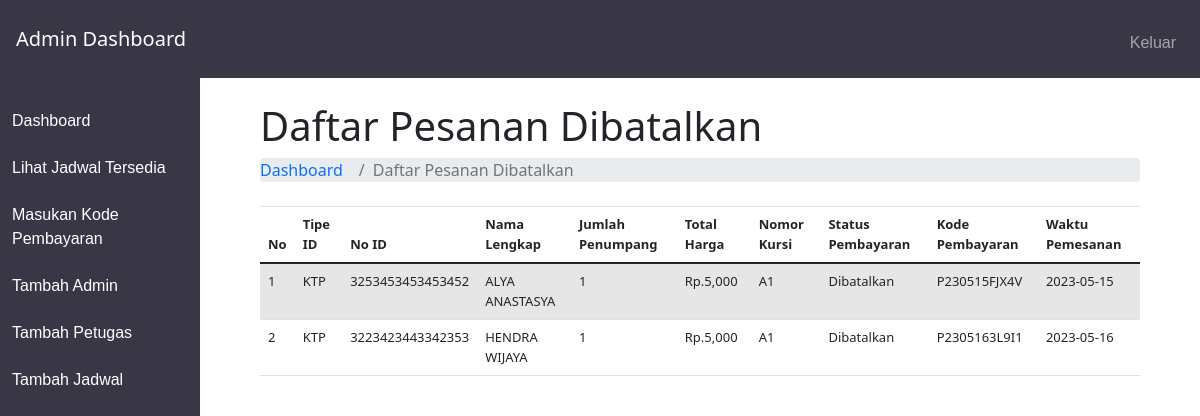
Screenshot of /admin-dashboard/index.php?page=show_dibatalkan (signed in) with the database file from the repository.
### tables this page shows
CREATE TABLE `rincian_pemesanan` (
  `id_pemesanan` int(11) NOT NULL,
  `id_pengguna` int(11) DEFAULT NULL,
  `id_jadwal` int(11) DEFAULT NULL,
  `tipe_id` varchar(255) DEFAULT NULL,
  `no_id` longtext DEFAULT NULL,
  `nama_lengkap` longtext DEFAULT NULL,
  `jumlah_penumpang` int(11) DEFAULT NULL,
  `total_harga` int(11) DEFAULT NULL,
  `status_pembayaran` enum('Lunas','Belum Bayar','Dibatalkan') NOT NULL,
  `kode_pembayaran` varchar(225) NOT NULL,
  `nomor_kursi` varchar(225) NOT NULL,
  `waktu_pemesanan` date NOT NULL DEFAULT current_timestamp()
);

### admin-dashboard/show_dibatalkan.php (the view, shortened to what this page needs)
<!DOCTYPE html>
<html>
<head>
</head>
<body>
  <div class="container">
    <div class="container-fluid px-4">
      <h1 class="mt-4">Daftar Pesanan Dibatalkan</h1>
      <ol class="breadcrumb mb-4">
        <li class="breadcrumb-item"><a href="index.php" class="text-decoration-none">Dashboard</a></li>
        <li class="breadcrumb-item active">Daftar Pesanan Dibatalkan</li>
      </ol>
      <div class="table-responsive">
        <table class=" table table-striped">
          <thead>
            <tr>
              <th>No</th>
              <th>Tipe ID</th>
              <th>No ID</th>
              <th>Nama Lengkap</th>
              <th>Jumlah Penumpang</th>
              <th>Total Harga</th>
              <th>Nomor Kursi</th>
              <th>Status Pembayaran</th>
              <th>Kode Pembayaran</th>
              <th>Waktu Pemesanan</th>
            </tr>
          </thead>
          <tbody>
            <?php
            include "../koneksi.php";
            $sql = "SELECT * FROM rincian_pemesanan WHERE status_pembayaran = 'Dibatalkan'";
            $result = mysqli_query($conn, $sql);
            if (mysqli_num_rows($result) > 0) {
              $no = 1;
              while ($row = mysqli_fetch_assoc($result)) {
                echo "<tr>";
                echo "<td>" . $no++ . "</td>";
                echo "<td>" . $row["tipe_id"] . "</td>";
                echo "<td>" . $row["no_id"] . "</td>";
                echo "<td>" . $row["nama_lengkap"] . "</td>";
                echo "<td>" . $row["jumlah_penumpang"] . "</td>";
                echo "<td>" . "Rp." . number_format($row["total_harga"]) . "</td>";
                echo "<td>" . $row["nomor_kursi"] . "</td>";
                echo "<td>" . $row["status_pembayaran"] . "</td>";
                echo "<td>" . $row["kode_pembayaran"] . "</td>";
                echo "<td>" . $row["waktu_pemesanan"] . "</td>";
                echo "</tr>";
              }
            } else {
              echo "<tr><td colspan='11'>Tidak ada pemesanan yang Dibatalkan.</td></tr>";
            }
            ?>
          </tbody>
        </table>
      </div>
    </div>
</body>
</html>

### admin-dashboard/admin-assets/style-admin-index.css (style rules this page uses)
table, thead, tr, th { font-size: 13px; }

### rows the page displays
rincian_pemesanan: tipe "KTP", no "3253453453453452", nama_lengkap "ALYA ANASTASYA", jumlah_penumpang "1", total_harga "5,000", nomor_kursi "A1", status_pembayaran "Dibatalkan", kode_pembayaran "P230515FJX4V", waktu_pemesanan "2023-05-15"
rincian_pemesanan: tipe "KTP", no "3223423443342353", nama_lengkap "HENDRA WIJAYA", jumlah_penumpang "1", total_harga "5,000", nomor_kursi "A1", status_pembayaran "Dibatalkan", kode_pembayaran "P2305163L9I1", waktu_pemesanan "2023-05-16"
